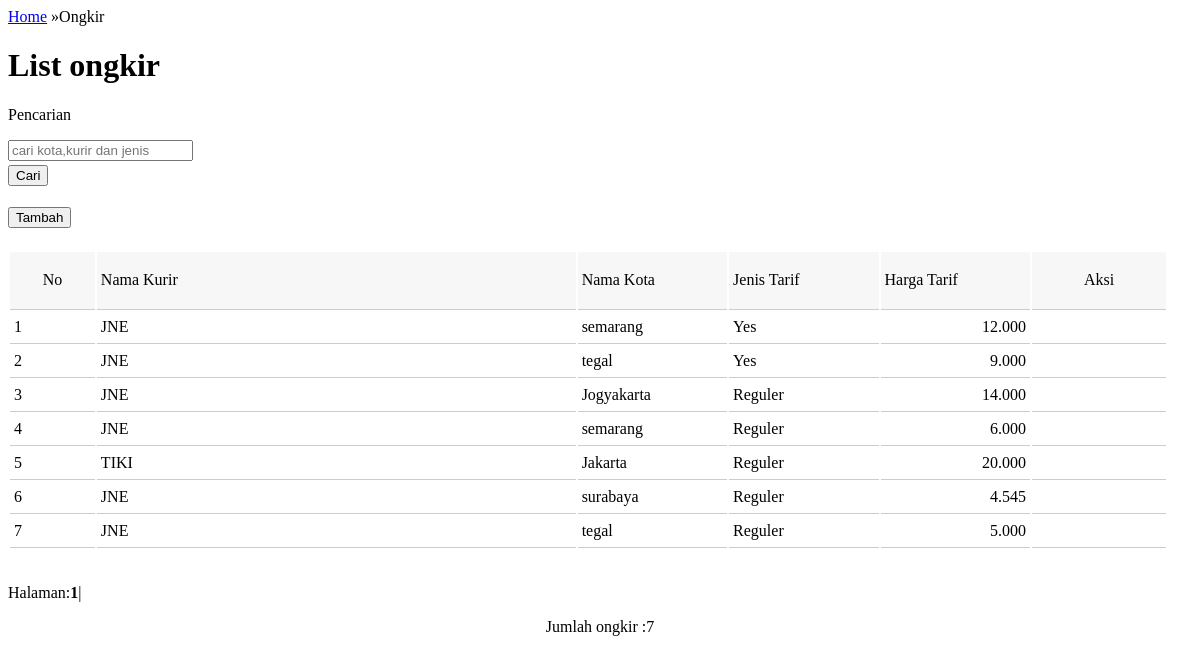
The app's page /admin/ongkir/ongkir.php with its own data.
### tables this page shows
CREATE TABLE `ongkir` (
  `id_ongkir` int(10) NOT NULL,
  `id_kurir` int(10) NOT NULL,
  `id_kota` int(10) NOT NULL,
  `nm_tarif` enum('Yes','Reguler') NOT NULL,
  `harga_tarif` double NOT NULL
);

CREATE TABLE `kurir` (
  `id_kurir` int(10) NOT NULL,
  `nm_kurir` varchar(50) NOT NULL,
  `gambar_kurir` varchar(150) NOT NULL
);

CREATE TABLE `kota` (
  `id_kota` int(11) NOT NULL,
  `nm_kota` varchar(50) NOT NULL,
  `ket_kota` varchar(50) NOT NULL
);

### admin/ongkir/ongkir.php (the view, shortened to what this page needs)
<div class="col10 scrumb"><a href="home.php">Home</a> &raquo;Ongkir</div>
	<div class="tab-container">
<div class="tab tab-1">
				<h1>List ongkir</h1>
				<p>
<div class="row">
<form method="post" action="ongkir/laporan_order.php" target="new">
<div class="col4 pull-right">
<div class="col2">
<p style="margin-top:8px">Pencarian</p>
</div>
<div class="col5">
<input name="txtcari" type="text" id="txtcari" class="text" placeholder="cari kota,kurir dan jenis" onkeyup="return cari_ongkir()" />
</div>
<div class="col3 pull-right"><button onclick="cari_ongkir()" type="button"  id="btn-sort" class="bt btn-small btn-blue" style="margin-right:1px; margin-top:4px; cursor:pointer"><i class="fa fa-search"></i>  Cari</button></div>
</div>
</form>
</div>
<h1><a href="home.php?page=tambah_ongkir"><button class="btn btn-blue"><i class="fa fa-plus"></i> Tambah</button></a></h1>
<div id="table-box">
<table class="my-table">
  <thead>
  <tr>
    <td width="59" height="58"><div align="center">No</div></td>
    <td width="370">Nama Kurir</td>
    <td width="110">Nama Kota</td>
    <td width="110">Jenis Tarif</td>
    <td width="110">Harga Tarif</td>
    <td><div align="center">Aksi</div></td>
    </tr>
    </thead>
<?php
$no=1;
$batas=15;
$halaman=isset($_GET['halaman'])?$_GET['halaman']:'';
if(empty($halaman))
{
$posisi=0;
$halaman=1;
}
else
{
$posisi=($halaman-1)*$batas;
}
$tampil="select*from ongkir a
LEFT JOIN kurir b on a.id_kurir=b.id_kurir
LEFT JOIN kota c on a.id_kota=c.id_kota
order by nm_tarif LIMIT $posisi,$batas";
$hasil=mysql_query($tampil);
while($row=mysql_fetch_array($hasil))
{
 ?>
 <tr>
      <td height="32"><div align="left"> <?php echo $no ?></div><div align="center"></div></td>
    <td><div align="left"><?php echo $row['nm_kurir']; ?></div></td>
    <td><?php echo $row['nm_kota']; ?></td>
    <td><?php echo $row['nm_tarif']; ?></td>
    <td>
      <div align="right"><?php echo number_format($row['harga_tarif'],0,'.','.'); ?></div></td>
    <td width="98"></td>
    </tr>
   <?php $no++; } ?>
</table>
  <p>
  <?php
	echo"<br>Halaman:";
	$tampil2="select*from ongkir a
LEFT JOIN kurir b on a.id_kurir=b.id_kurir
LEFT JOIN kota c on a.id_kota=c.id_kota
order by a.nm_tarif";
	$hasil2=mysql_query($tampil2);
	$jmldata=mysql_num_rows($hasil2);
	$jmlhalaman=ceil($jmldata/$batas);
	for($i=1;$i<=$jmlhalaman;$i++)
	if($i!=$halaman)
	{
	echo"<a href=home.php?page=ongkir&halaman=$i>$i</a>|";
	}
	else
	{
	echo"<b>$i</b>|";
	}
	?>
</p> <center>
   Jumlah  ongkir	:<?php echo $jmldata;?>
</center>
                </p>
			</div>
</div>

### admin/ongkir/ongkir.php (style rules this page uses)
.my-table { width:98%; }
.my-table thead { background-color:#f7f7f7; }
.my-table td { padding:4px 4px; border-bottom:1px #CCC solid; }

### records on screen
ongkir: id_kurir.nm_kurir "JNE", id_kota.nm_kota "semarang", nm_tarif "Yes", harga_tarif "12.000"
ongkir: id_kurir.nm_kurir "JNE", id_kota.nm_kota "tegal", nm_tarif "Yes", harga_tarif "9.000"
ongkir: id_kurir.nm_kurir "JNE", id_kota.nm_kota "Jogyakarta", nm_tarif "Reguler", harga_tarif "14.000"
ongkir: id_kurir.nm_kurir "JNE", id_kota.nm_kota "semarang", nm_tarif "Reguler", harga_tarif "6.000"
ongkir: id_kurir.nm_kurir "TIKI", id_kota.nm_kota "Jakarta", nm_tarif "Reguler", harga_tarif "20.000"
ongkir: id_kurir.nm_kurir "JNE", id_kota.nm_kota "surabaya", nm_tarif "Reguler", harga_tarif "4.545"
ongkir: id_kurir.nm_kurir "JNE", id_kota.nm_kota "tegal", nm_tarif "Reguler", harga_tarif "5.000"

### other values on screen
$jmldata "7"
